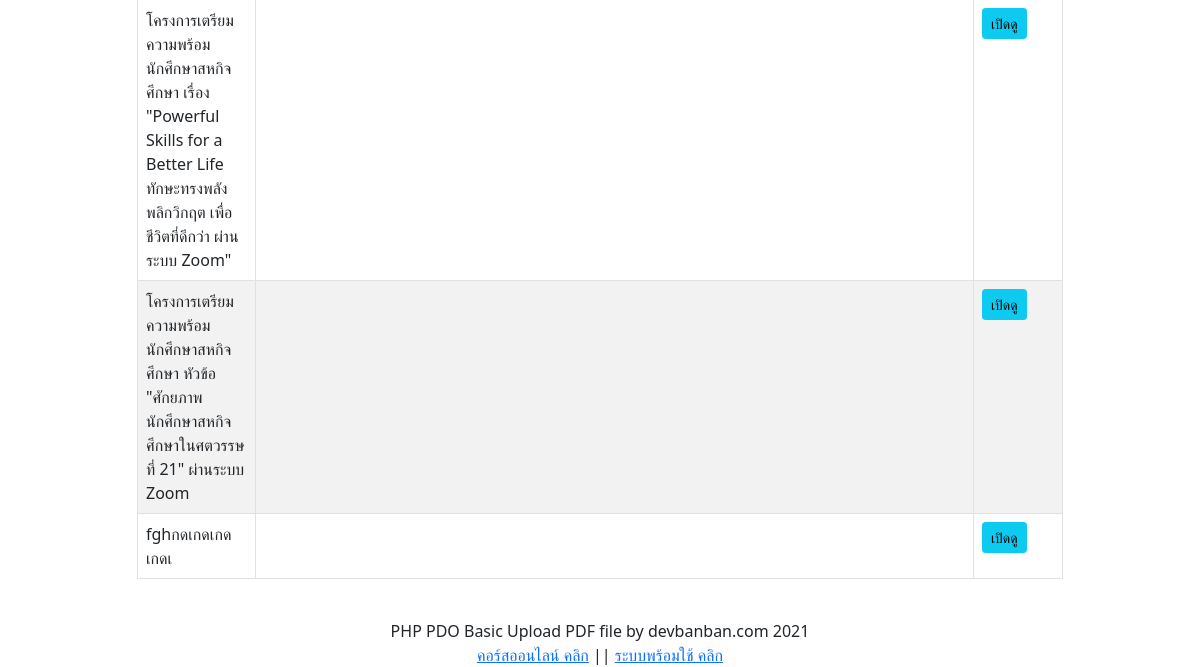
The page /ss.php (lower part) on the database as committed earlier.
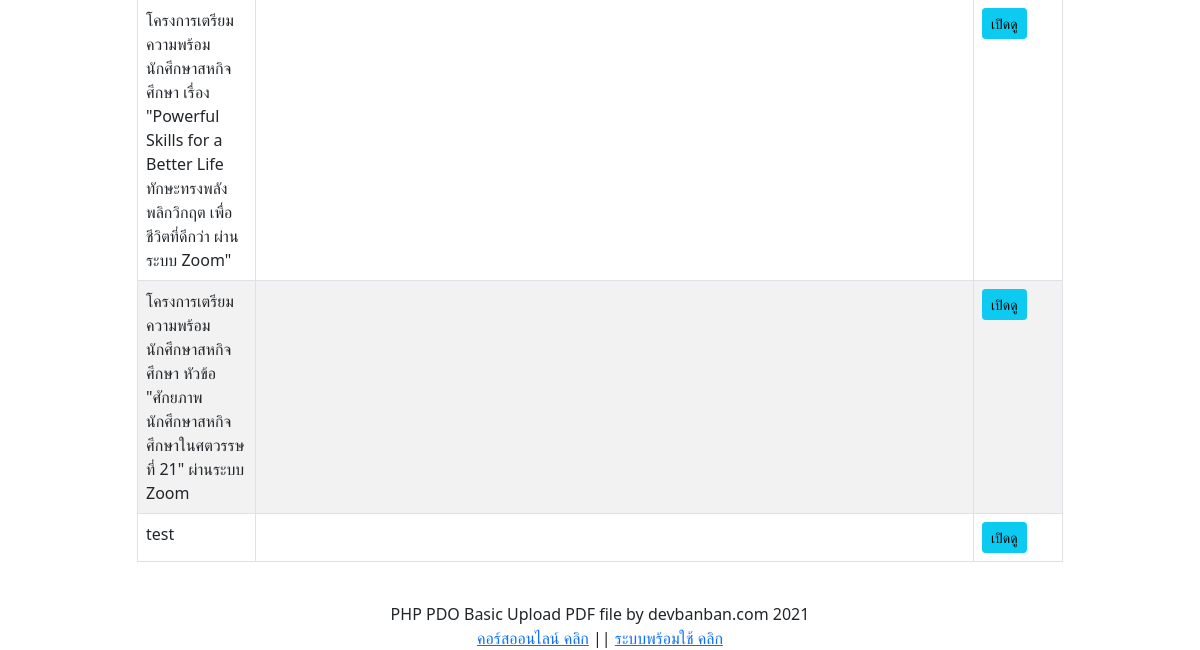
The same page on the database as committed later.
### tables this page shows
CREATE TABLE `tblposts` (
  `id` int(11) NOT NULL,
  `PostTitle` longtext DEFAULT NULL,
  `CategoryId` int(11) DEFAULT NULL,
  `SubCategoryId` int(11) DEFAULT NULL,
  `PostDetails` longtext DEFAULT NULL,
  `PostingDate` timestamp NULL DEFAULT current_timestamp(),
  `UpdationDate` timestamp NULL DEFAULT NULL ON UPDATE current_timestamp(),
  `Is_Active` int(1) DEFAULT NULL,
  `PostUrl` mediumtext DEFAULT NULL,
  `PostImage` varchar(255) DEFAULT NULL,
  `hourspost` int(2) NOT NULL,
  `status` int(11) NOT NULL,
  `userlimit` int(11) NOT NULL,
  `limitcount` int(11) NOT NULL,
  `evendate` date NOT NULL,
  `evendate2` date NOT NULL,
  `doc_name` varchar(200) NOT NULL,
  `doc_file` varchar(100) NOT NULL
);

### ss.php (the view, shortened to what this page needs)
<!DOCTYPE html>
<html lang="en">
    <head>
        <link href="https://cdn.jsdelivr.net/npm/bootstrap@5.1.1/dist/css/bootstrap.min.css" rel="stylesheet">
        <link rel="stylesheet" href="https://cdnjs.cloudflare.com/ajax/libs/sweetalert/1.1.3/sweetalert.css">
    </head>
    <body>
        <div class="container">
            <div class="row">
              <div class="col-md-1"></div>
                <div class="col-md-10"> <br>
                    <table class="table table-striped  table-hover table-responsive table-bordered">
                        <tbody>
                            <?php
                            require_once 'connection.php';
                            $stmt = $db->prepare("SELECT* FROM tblposts");
                            $stmt->execute();
                            $result = $stmt->fetchAll();
                            foreach($result as $row) {
                            ?>
                            <tr>
                                <td><?= $row['PostTitle'];?></td>
                                <td><?= $row['doc_name'];?></td>
                                <td><a href="docs/<?php echo $row['doc_file'];?>" target="_blank" class="btn btn-info btn-sm"> เปิดดู </a></td>
                            <?php } ?>
                        </tbody>
                    </table>
                    <br>
                    <center>PHP PDO Basic Upload PDF file  by devbanban.com 2021
                    <br>
                      <a href="https://devbanban.com/?cat=250" target="_blank">คอร์สออนไลน์ คลิก</a>  ||
                      <a href="https://devbanban.com/?p=3196" target="_blank">ระบบพร้อมใช้ คลิก</a>
                      </center>
                </div>
            </div>
        </div>
    </body>
</html>

Rows that differ between the two databases and show on the page:
removed tblposts: PostTitle "fghกดเกดเกดเกดเ"
added tblposts: PostTitle "test"
